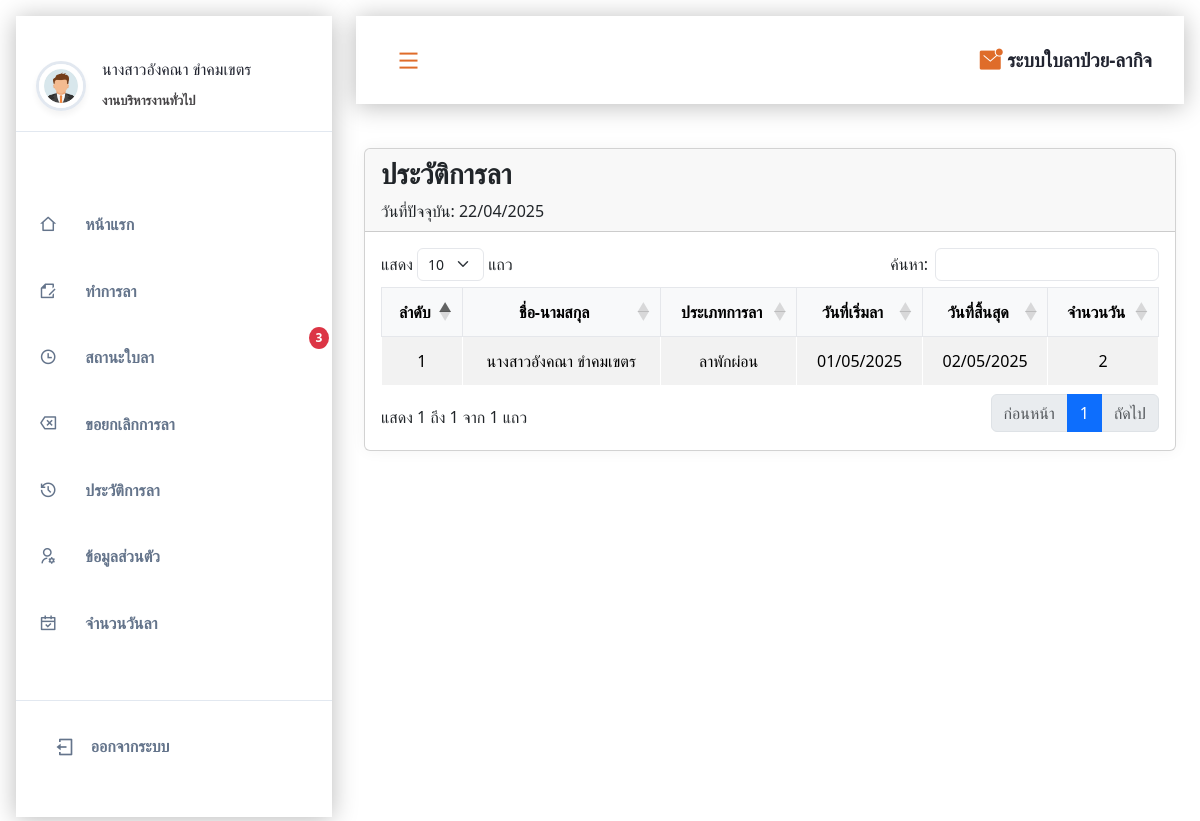
The app's page /user/historyleaves.php (signed in) with its own data.
### tables this page shows
CREATE TABLE IF NOT EXISTS `leaves` (
  `leavesid` int NOT NULL AUTO_INCREMENT,
  `employeesid` int DEFAULT NULL,
  `leavetype` int DEFAULT NULL,
  `leavestart` date DEFAULT NULL,
  `leaveend` date DEFAULT NULL,
  `day` int DEFAULT NULL,
  `approver1` varchar(20) DEFAULT NULL,
  `approver2` varchar(20) DEFAULT NULL,
  `approver3` varchar(20) DEFAULT NULL,
  `leavestatus` varchar(50) DEFAULT NULL,
  `file` varchar(50) DEFAULT NULL,
  `note` varchar(50) DEFAULT NULL,
  PRIMARY KEY (`leavesid`),
  KEY `FK_leaves_employees` (`employeesid`),
  KEY `FK_leaves_leavetype` (`leavetype`),
  CONSTRAINT `FK_leaves_employees` FOREIGN KEY (`employeesid`) REFERENCES `employees` (`id`),
  CONSTRAINT `FK_leaves_leavetype` FOREIGN KEY (`leavetype`) REFERENCES `leavetype` (`leavetypeid`)
);

CREATE TABLE IF NOT EXISTS `leavetype` (
  `leavetypeid` int NOT NULL AUTO_INCREMENT,
  `leavetypename` varchar(100) DEFAULT NULL,
  `staffid` int NOT NULL,
  `leaveofyear` int NOT NULL,
  `stackleaveday` int NOT NULL,
  `workage` int NOT NULL,
  `workageday` int NOT NULL,
  `nameform` varchar(255) DEFAULT NULL,
  `minleaveday` int DEFAULT NULL,
  `workage_type` varchar(50) DEFAULT NULL,
  PRIMARY KEY (`leavetypeid`),
  KEY `staffid` (`staffid`),
  CONSTRAINT `leavetype_ibfk_1` FOREIGN KEY (`staffid`) REFERENCES `staffstatus` (`staffid`)
);

### user/historyleaves.php (the view, shortened to what this page needs)
<!DOCTYPE html>
<html lang="en">
<head>
    <link rel="stylesheet" href="https://cdnjs.cloudflare.com/ajax/libs/remixicon/4.2.0/remixicon.css">
    <link rel="stylesheet" href="assets/css/styles.css">
    <link rel="stylesheet" href="https://cdn.datatables.net/responsive/2.4.1/css/responsive.bootstrap5.min.css">
    <link rel="stylesheet" href="https://cdn.datatables.net/1.13.7/css/dataTables.bootstrap5.min.css">
    <link rel="stylesheet" href="https://cdn.jsdelivr.net/npm/sweetalert2@11/dist/sweetalert2.min.css">
    <link rel="stylesheet" href="assets/css/table.css">
</head>
<body>
    <?php include('component/sidebar.php'); ?>
    <main class="main container3" id="main">
        <div class="card">
            <div class="card-header">
                <h3 class="card-title">ประวัติการลา</h3>
                <p class="card-text mt-2 mb-0">วันที่ปัจจุบัน: <?php echo $currentDate; ?></p>
            </div>
            <div class="card-body">
                <table id="statusTable" class="table table-striped table-bordered dt-responsive nowrap" style="width:100%">
                    <thead>
                        <tr>
                            <th>ลำดับ</th>
                            <th>ชื่อ-นามสกุล</th>
                            <th>ประเภทการลา</th>
                            <th>วันที่เริ่มลา</th>
                            <th>วันที่สิ้นสุด</th>
                            <th>จำนวนวัน</th>
                        </tr>
                    </thead>
                    <tbody>
                        <?php
                        include('conn/conn.php');
                        $sql_status = "SELECT leaves.*, CONCAT(pr.prefixname, e.fname, ' ', e.lname) as fullname, leavetype.leavetypename
                                   FROM leaves
                                   LEFT JOIN employees e ON leaves.employeesid = e.id
                                   LEFT JOIN prefix pr ON e.prefix = pr.prefixid
                                   LEFT JOIN leavetype ON leaves.leavetype = leavetype.leavetypeid
                                   WHERE leaves.employeesid = $userID AND leaves.leavestatus ='อนุมัติ' AND leaves.note='ลา'";
                        $result_status = mysqli_query($conn, $sql_status);
                        $i = 1;
                        while ($row = mysqli_fetch_assoc($result_status)) {
                        ?>
                            <tr>
                                <td><?php echo $i++; ?></td>
                                <td><?php echo $row['fullname']; ?></td>
                                <td><?php echo $row['leavetypename']; ?></td>
                                <td><?php echo date('d/m/Y', strtotime($row['leavestart'])); ?></td>
                                <td><?php echo date('d/m/Y', strtotime($row['leaveend'])); ?></td>
                                <td><?php
                                    $start = new DateTime($row['leavestart']);
                                    $end = new DateTime($row['leaveend']);
                                    $interval = new DateInterval('P1D');
                                    $daterange = new DatePeriod($start, $interval, $end->modify('+1 day'));
                                    $workdays = 0;
                                    $sql_holidays = "SELECT holidayday FROM holiday";
                                    $result_holidays = $conn->query($sql_holidays);
                                    $holidays = [];
                                    if ($result_holidays) {
                                        while ($holiday = $result_holidays->fetch_assoc()) {
                                            $holidays[] = $holiday['holidayday'];
                                        }
                                    }
                                    foreach ($daterange as $date) {
                                        if ($date->format('N') < 6 && !in_array($date->format('Y-m-d'), $holidays)) {
                                            $workdays++;
                                        }
                                    }
                                    echo $workdays;
                                    ?>
                                </td>
                            </tr>
                        <?php } ?>
                    </tbody>
                </table>
            </div>
        </div>
    </main>
</body>
</html>

### user/assets/css/styles.css (style rules this page uses)
:root { --header-height: 3.5rem; --first-color: #df6c2a; --title-color: hsl(228, 18%, 16%); --text-color: hsl(300, 1%, 27%); --body-color: hsl(0, 0%, 100%); --shadow-color: hsla(0, 0%, 0%, 0.275); --body-font: "Poppins", sans-serif; --normal-font-size: 0.938rem; --smaller-font-size: 0.75rem; --tiny-font-size: 0.6rem; --font-regular: 400; --font-semi-bold: 600; --z-tooltip: 10; --z-fixed: 100; }
@media screen and (min-width: 1150px) { :root { --normal-font-size: 1rem; --smaller-font-size: 0.813rem; } }
* { box-sizing: border-box; padding: 0; margin: 0; text-decoration: none; }
body { font-family: var(--body-font); font-size: var(--normal-font-size); background-color: var(--body-color); color: var(--text-color); transition: background-color 0.4s; text-decoration: none; }
.container3 { margin-inline: 1.5rem; }
.main { padding-top: 5rem; }
@media screen and (min-width: 1150px) { .main { padding-left: 340px; padding-top: 8rem; transition: padding 0.4s; } }

### user/assets/css/table.css (style rules this page uses)
.card { background: #ffffff; border-radius: 15px; box-shadow: 0 0 15px rgba(0, 0, 0, 0.05); margin: 20px 0; }
.card-header { background: #ffffff; padding: 20px; border-bottom: 1px solid #e5e7eb; }
.card-title { color: #000000; margin: 0; font-weight: 600; }
.card-body { padding: 20px; }
.table { width: 100%; margin-bottom: 0; vertical-align: middle; border-color: #e5e7eb; background-color: #ffffff; text-align: center; }
.table thead th { background-color: #f8f9fa; color: #000000; font-weight: 600; padding: 12px; text-align: center !important; border: 1px solid #e5e7eb; vertical-align: middle; }
.table-bordered th, .table-bordered td { border: 1px solid #e5e7eb; background-color: #ffffff; }
.table tbody td { padding: 12px; color: #000000; vertical-align: middle; background-color: #ffffff; text-align: center; }
.table-striped tbody tr:nth-of-type(odd), .table-striped tbody tr:nth-of-type(even) { background-color: #ffffff; }
.table-bordered th, .table-bordered td { border: 1px solid #ffffff; background-color: #ffffff; }

### records on screen
leaves: fullname "นางสาวอังคณา ขำคมเขตร", leavetype.leavetypename "ลาพักผ่อน", leavestart "01/05/2025", leaveend "02/05/2025", workdays "2"

### other values on screen
$userName "นางสาวอังคณา ขำคมเขตร"
$department "งานบริหารงานทั่วไป"
$leave_count "3"
